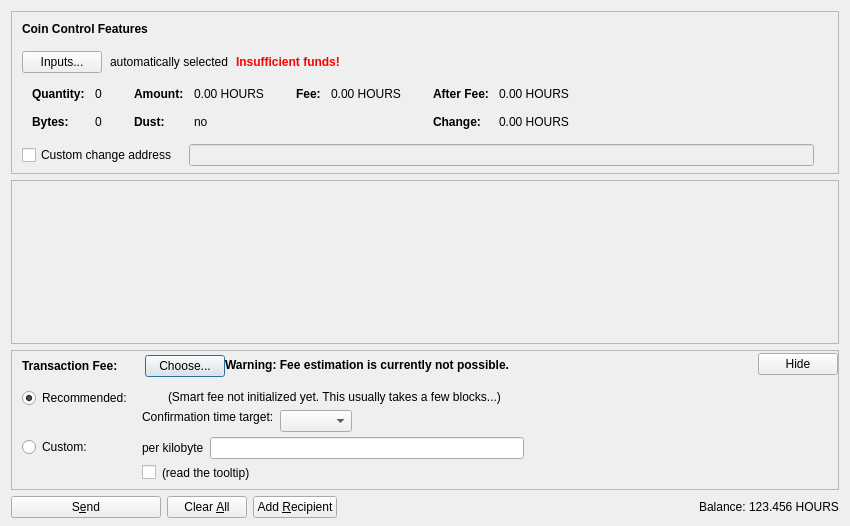
<?xml version="1.0" encoding="UTF-8"?>
<ui version="4.0">
 <class>SendCoinsDialog</class>
 <widget class="QDialog" name="SendCoinsDialog">
  <property name="geometry">
   <rect>
    <x>0</x>
    <y>0</y>
    <width>850</width>
    <height>526</height>
   </rect>
  </property>
  <property name="windowTitle">
   <string>Send Coins</string>
  </property>
  <layout class="QVBoxLayout" name="verticalLayout" stretch="0,1,0,0">
   <property name="bottomMargin">
    <number>8</number>
   </property>
   <item>
    <widget class="QFrame" name="frameCoinControl">
     <property name="sizePolicy">
      <sizepolicy hsizetype="Expanding" vsizetype="Expanding">
       <horstretch>0</horstretch>
       <verstretch>0</verstretch>
      </sizepolicy>
     </property>
     <property name="maximumSize">
      <size>
       <width>16777215</width>
       <height>16777215</height>
      </size>
     </property>
     <property name="frameShape">
      <enum>QFrame::StyledPanel</enum>
     </property>
     <property name="frameShadow">
      <enum>QFrame::Sunken</enum>
     </property>
     <layout class="QVBoxLayout" name="verticalLayoutCoinControl2">
      <property name="spacing">
       <number>0</number>
      </property>
      <property name="leftMargin">
       <number>0</number>
      </property>
      <property name="topMargin">
       <number>0</number>
      </property>
      <property name="rightMargin">
       <number>0</number>
      </property>
      <property name="bottomMargin">
       <number>6</number>
      </property>
      <item>
       <layout class="QVBoxLayout" name="verticalLayoutCoinControl" stretch="0,0,0,0,1">
        <property name="spacing">
         <number>0</number>
        </property>
        <property name="leftMargin">
         <number>10</number>
        </property>
        <property name="topMargin">
         <number>10</number>
        </property>
        <item>
         <layout class="QHBoxLayout" name="horizontalLayoutCoinControl1">
          <property name="bottomMargin">
           <number>15</number>
          </property>
          <item>
           <widget class="QLabel" name="labelCoinControlFeatures">
            <property name="sizePolicy">
             <sizepolicy hsizetype="Preferred" vsizetype="Maximum">
              <horstretch>0</horstretch>
              <verstretch>0</verstretch>
             </sizepolicy>
            </property>
            <property name="font">
             <font>
              <weight>75</weight>
              <bold>true</bold>
             </font>
            </property>
            <property name="styleSheet">
             <string notr="true">font-weight:bold;</string>
            </property>
            <property name="text">
             <string>Coin Control Features</string>
            </property>
           </widget>
          </item>
         </layout>
        </item>
        <item>
         <layout class="QHBoxLayout" name="horizontalLayoutCoinControl2" stretch="0,0,0,0">
          <property name="spacing">
           <number>8</number>
          </property>
          <property name="bottomMargin">
           <number>10</number>
          </property>
          <item>
           <widget class="QPushButton" name="pushButtonCoinControl">
            <property name="styleSheet">
             <string notr="true"/>
            </property>
            <property name="text">
             <string>Inputs...</string>
            </property>
            <property name="autoDefault">
             <bool>false</bool>
            </property>
           </widget>
          </item>
          <item>
           <widget class="QLabel" name="labelCoinControlAutomaticallySelected">
            <property name="text">
             <string>automatically selected</string>
            </property>
            <property name="margin">
             <number>5</number>
            </property>
           </widget>
          </item>
          <item>
           <widget class="QLabel" name="labelCoinControlInsuffFunds">
            <property name="font">
             <font>
              <weight>75</weight>
              <bold>true</bold>
             </font>
            </property>
            <property name="styleSheet">
             <string notr="true">color:red;font-weight:bold;</string>
            </property>
            <property name="text">
             <string>Insufficient funds!</string>
            </property>
            <property name="margin">
             <number>5</number>
            </property>
           </widget>
          </item>
          <item>
           <spacer name="horizontalSpacerCoinControl">
            <property name="orientation">
             <enum>Qt::Horizontal</enum>
            </property>
            <property name="sizeHint" stdset="0">
             <size>
              <width>40</width>
              <height>1</height>
             </size>
            </property>
           </spacer>
          </item>
         </layout>
        </item>
        <item>
         <widget class="QWidget" name="widgetCoinControl" native="true">
          <property name="sizePolicy">
           <sizepolicy hsizetype="Preferred" vsizetype="Preferred">
            <horstretch>0</horstretch>
            <verstretch>0</verstretch>
           </sizepolicy>
          </property>
          <property name="minimumSize">
           <size>
            <width>0</width>
            <height>0</height>
           </size>
          </property>
          <property name="styleSheet">
           <string notr="true"/>
          </property>
          <layout class="QHBoxLayout" name="horizontalLayoutCoinControl5">
           <property name="leftMargin">
            <number>0</number>
           </property>
           <property name="topMargin">
            <number>0</number>
           </property>
           <property name="rightMargin">
            <number>0</number>
           </property>
           <property name="bottomMargin">
            <number>0</number>
           </property>
           <item>
            <layout class="QHBoxLayout" name="horizontalLayoutCoinControl3" stretch="0,0,0,1">
             <property name="spacing">
              <number>20</number>
             </property>
             <property name="topMargin">
              <number>0</number>
             </property>
             <property name="bottomMargin">
              <number>10</number>
             </property>
             <item>
              <layout class="QFormLayout" name="formLayoutCoinControl1">
               <property name="horizontalSpacing">
                <number>10</number>
               </property>
               <property name="verticalSpacing">
                <number>14</number>
               </property>
               <property name="leftMargin">
                <number>10</number>
               </property>
               <property name="topMargin">
                <number>4</number>
               </property>
               <property name="rightMargin">
                <number>6</number>
               </property>
               <item row="0" column="0">
                <widget class="QLabel" name="labelCoinControlQuantityText">
                 <property name="font">
                  <font>
                   <weight>75</weight>
                   <bold>true</bold>
                  </font>
                 </property>
                 <property name="text">
                  <string>Quantity:</string>
                 </property>
                 <property name="margin">
                  <number>0</number>
                 </property>
                </widget>
               </item>
               <item row="0" column="1">
                <widget class="QLabel" name="labelCoinControlQuantity">
                 <property name="cursor">
                  <cursorShape>IBeamCursor</cursorShape>
                 </property>
                 <property name="contextMenuPolicy">
                  <enum>Qt::ActionsContextMenu</enum>
                 </property>
                 <property name="text">
                  <string notr="true">0</string>
                 </property>
                 <property name="margin">
                  <number>0</number>
                 </property>
                 <property name="textInteractionFlags">
                  <set>Qt::LinksAccessibleByMouse|Qt::TextSelectableByKeyboard|Qt::TextSelectableByMouse</set>
                 </property>
                </widget>
               </item>
               <item row="1" column="0">
                <widget class="QLabel" name="labelCoinControlBytesText">
                 <property name="font">
                  <font>
                   <weight>75</weight>
                   <bold>true</bold>
                  </font>
                 </property>
                 <property name="text">
                  <string>Bytes:</string>
                 </property>
                </widget>
               </item>
               <item row="1" column="1">
                <widget class="QLabel" name="labelCoinControlBytes">
                 <property name="cursor">
                  <cursorShape>IBeamCursor</cursorShape>
                 </property>
                 <property name="contextMenuPolicy">
                  <enum>Qt::ActionsContextMenu</enum>
                 </property>
                 <property name="text">
                  <string notr="true">0</string>
                 </property>
                 <property name="textInteractionFlags">
                  <set>Qt::LinksAccessibleByMouse|Qt::TextSelectableByKeyboard|Qt::TextSelectableByMouse</set>
                 </property>
                </widget>
               </item>
              </layout>
             </item>
             <item>
              <layout class="QFormLayout" name="formLayoutCoinControl2">
               <property name="horizontalSpacing">
                <number>10</number>
               </property>
               <property name="verticalSpacing">
                <number>14</number>
               </property>
               <property name="leftMargin">
                <number>6</number>
               </property>
               <property name="topMargin">
                <number>4</number>
               </property>
               <property name="rightMargin">
                <number>6</number>
               </property>
               <item row="0" column="0">
                <widget class="QLabel" name="labelCoinControlAmountText">
                 <property name="font">
                  <font>
                   <weight>75</weight>
                   <bold>true</bold>
                  </font>
                 </property>
                 <property name="text">
                  <string>Amount:</string>
                 </property>
                 <property name="margin">
                  <number>0</number>
                 </property>
                </widget>
               </item>
               <item row="0" column="1">
                <widget class="QLabel" name="labelCoinControlAmount">
                 <property name="cursor">
                  <cursorShape>IBeamCursor</cursorShape>
                 </property>
                 <property name="contextMenuPolicy">
                  <enum>Qt::ActionsContextMenu</enum>
                 </property>
                 <property name="text">
                  <string notr="true">0.00 HOURS</string>
                 </property>
                 <property name="textInteractionFlags">
                  <set>Qt::LinksAccessibleByMouse|Qt::TextSelectableByKeyboard|Qt::TextSelectableByMouse</set>
                 </property>
                </widget>
               </item>
               <item row="1" column="0">
                <widget class="QLabel" name="labelCoinControlLowOutputText">
                 <property name="font">
                  <font>
                   <weight>75</weight>
                   <bold>true</bold>
                  </font>
                 </property>
                 <property name="text">
                  <string>Dust:</string>
                 </property>
                </widget>
               </item>
               <item row="1" column="1">
                <widget class="QLabel" name="labelCoinControlLowOutput">
                 <property name="cursor">
                  <cursorShape>IBeamCursor</cursorShape>
                 </property>
                 <property name="contextMenuPolicy">
                  <enum>Qt::ActionsContextMenu</enum>
                 </property>
                 <property name="text">
                  <string notr="true">no</string>
                 </property>
                 <property name="textInteractionFlags">
                  <set>Qt::LinksAccessibleByMouse|Qt::TextSelectableByKeyboard|Qt::TextSelectableByMouse</set>
                 </property>
                </widget>
               </item>
              </layout>
             </item>
             <item>
              <layout class="QFormLayout" name="formLayoutCoinControl3">
               <property name="horizontalSpacing">
                <number>10</number>
               </property>
               <property name="verticalSpacing">
                <number>14</number>
               </property>
               <property name="leftMargin">
                <number>6</number>
               </property>
               <property name="topMargin">
                <number>4</number>
               </property>
               <property name="rightMargin">
                <number>6</number>
               </property>
               <item row="0" column="0">
                <widget class="QLabel" name="labelCoinControlFeeText">
                 <property name="font">
                  <font>
                   <weight>75</weight>
                   <bold>true</bold>
                  </font>
                 </property>
                 <property name="text">
                  <string>Fee:</string>
                 </property>
                 <property name="margin">
                  <number>0</number>
                 </property>
                </widget>
               </item>
               <item row="0" column="1">
                <widget class="QLabel" name="labelCoinControlFee">
                 <property name="cursor">
                  <cursorShape>IBeamCursor</cursorShape>
                 </property>
                 <property name="contextMenuPolicy">
                  <enum>Qt::ActionsContextMenu</enum>
                 </property>
                 <property name="text">
                  <string notr="true">0.00 HOURS</string>
                 </property>
                 <property name="textInteractionFlags">
                  <set>Qt::LinksAccessibleByMouse|Qt::TextSelectableByKeyboard|Qt::TextSelectableByMouse</set>
                 </property>
                </widget>
               </item>
              </layout>
             </item>
             <item>
              <layout class="QFormLayout" name="formLayoutCoinControl4">
               <property name="horizontalSpacing">
                <number>10</number>
               </property>
               <property name="verticalSpacing">
                <number>14</number>
               </property>
               <property name="leftMargin">
                <number>6</number>
               </property>
               <property name="topMargin">
                <number>4</number>
               </property>
               <property name="rightMargin">
                <number>6</number>
               </property>
               <item row="0" column="0">
                <widget class="QLabel" name="labelCoinControlAfterFeeText">
                 <property name="font">
                  <font>
                   <weight>75</weight>
                   <bold>true</bold>
                  </font>
                 </property>
                 <property name="text">
                  <string>After Fee:</string>
                 </property>
                 <property name="margin">
                  <number>0</number>
                 </property>
                </widget>
               </item>
               <item row="0" column="1">
                <widget class="QLabel" name="labelCoinControlAfterFee">
                 <property name="cursor">
                  <cursorShape>IBeamCursor</cursorShape>
                 </property>
                 <property name="contextMenuPolicy">
                  <enum>Qt::ActionsContextMenu</enum>
                 </property>
                 <property name="text">
                  <string notr="true">0.00 HOURS</string>
                 </property>
                 <property name="textInteractionFlags">
                  <set>Qt::LinksAccessibleByMouse|Qt::TextSelectableByKeyboard|Qt::TextSelectableByMouse</set>
                 </property>
                </widget>
               </item>
               <item row="1" column="0">
                <widget class="QLabel" name="labelCoinControlChangeText">
                 <property name="font">
                  <font>
                   <weight>75</weight>
                   <bold>true</bold>
                  </font>
                 </property>
                 <property name="text">
                  <string>Change:</string>
                 </property>
                </widget>
               </item>
               <item row="1" column="1">
                <widget class="QLabel" name="labelCoinControlChange">
                 <property name="cursor">
                  <cursorShape>IBeamCursor</cursorShape>
                 </property>
                 <property name="contextMenuPolicy">
                  <enum>Qt::ActionsContextMenu</enum>
                 </property>
                 <property name="text">
                  <string notr="true">0.00 HOURS</string>
                 </property>
                 <property name="textInteractionFlags">
                  <set>Qt::LinksAccessibleByMouse|Qt::TextSelectableByKeyboard|Qt::TextSelectableByMouse</set>
                 </property>
                </widget>
               </item>
              </layout>
             </item>
            </layout>
           </item>
          </layout>
         </widget>
        </item>
        <item>
         <layout class="QHBoxLayout" name="horizontalLayoutCoinControl4" stretch="0,0,0">
          <property name="spacing">
           <number>12</number>
          </property>
          <property name="sizeConstraint">
           <enum>QLayout::SetDefaultConstraint</enum>
          </property>
          <property name="topMargin">
           <number>5</number>
          </property>
          <property name="rightMargin">
           <number>5</number>
          </property>
          <item>
           <widget class="QCheckBox" name="checkBoxCoinControlChange">
            <property name="toolTip">
             <string>If this is activated, but the change address is empty or invalid, change will be sent to a newly generated address.</string>
            </property>
            <property name="text">
             <string>Custom change address</string>
            </property>
           </widget>
          </item>
          <item>
           <widget class="QValidatedLineEdit" name="lineEditCoinControlChange">
            <property name="enabled">
             <bool>false</bool>
            </property>
            <property name="sizePolicy">
             <sizepolicy hsizetype="Expanding" vsizetype="Fixed">
              <horstretch>0</horstretch>
              <verstretch>0</verstretch>
             </sizepolicy>
            </property>
           </widget>
          </item>
          <item>
           <widget class="QLabel" name="labelCoinControlChangeLabel">
            <property name="sizePolicy">
             <sizepolicy hsizetype="Preferred" vsizetype="Expanding">
              <horstretch>0</horstretch>
              <verstretch>0</verstretch>
             </sizepolicy>
            </property>
            <property name="minimumSize">
             <size>
              <width>0</width>
              <height>0</height>
             </size>
            </property>
            <property name="text">
             <string/>
            </property>
            <property name="margin">
             <number>3</number>
            </property>
           </widget>
          </item>
         </layout>
        </item>
        <item>
         <spacer name="verticalSpacerCoinControl">
          <property name="orientation">
           <enum>Qt::Vertical</enum>
          </property>
          <property name="sizeHint" stdset="0">
           <size>
            <width>800</width>
            <height>1</height>
           </size>
          </property>
         </spacer>
        </item>
       </layout>
      </item>
     </layout>
    </widget>
   </item>
   <item>
    <widget class="QScrollArea" name="scrollArea">
     <property name="widgetResizable">
      <bool>true</bool>
     </property>
     <widget class="QWidget" name="scrollAreaWidgetContents">
      <property name="geometry">
       <rect>
        <x>0</x>
        <y>0</y>
        <width>830</width>
        <height>104</height>
       </rect>
      </property>
      <layout class="QVBoxLayout" name="verticalLayout_2" stretch="0,1">
       <property name="leftMargin">
        <number>0</number>
       </property>
       <property name="topMargin">
        <number>0</number>
       </property>
       <property name="rightMargin">
        <number>0</number>
       </property>
       <property name="bottomMargin">
        <number>0</number>
       </property>
       <item>
        <layout class="QVBoxLayout" name="entries">
         <property name="spacing">
          <number>6</number>
         </property>
        </layout>
       </item>
       <item>
        <spacer name="verticalSpacer">
         <property name="orientation">
          <enum>Qt::Vertical</enum>
         </property>
         <property name="sizeHint" stdset="0">
          <size>
           <width>20</width>
           <height>40</height>
          </size>
         </property>
        </spacer>
       </item>
      </layout>
     </widget>
    </widget>
   </item>
   <item>
    <widget class="QFrame" name="frameFee">
     <property name="sizePolicy">
      <sizepolicy hsizetype="Expanding" vsizetype="Expanding">
       <horstretch>0</horstretch>
       <verstretch>0</verstretch>
      </sizepolicy>
     </property>
     <property name="maximumSize">
      <size>
       <width>16777215</width>
       <height>16777215</height>
      </size>
     </property>
     <property name="frameShape">
      <enum>QFrame::StyledPanel</enum>
     </property>
     <property name="frameShadow">
      <enum>QFrame::Sunken</enum>
     </property>
     <layout class="QVBoxLayout" name="verticalLayoutFee1">
      <property name="spacing">
       <number>0</number>
      </property>
      <property name="leftMargin">
       <number>0</number>
      </property>
      <property name="topMargin">
       <number>0</number>
      </property>
      <property name="rightMargin">
       <number>0</number>
      </property>
      <property name="bottomMargin">
       <number>0</number>
      </property>
      <item>
       <layout class="QVBoxLayout" name="verticalLayoutFee2" stretch="0,0,0">
        <property name="spacing">
         <number>0</number>
        </property>
        <property name="leftMargin">
         <number>10</number>
        </property>
        <property name="topMargin">
         <number>0</number>
        </property>
        <item>
         <layout class="QHBoxLayout" name="horizontalLayoutFee1">
          <property name="bottomMargin">
           <number>0</number>
          </property>
          <item>
           <layout class="QVBoxLayout" name="verticalLayoutFee7">
            <property name="spacing">
             <number>0</number>
            </property>
            <item>
             <spacer name="verticalSpacerSmartFee">
              <property name="orientation">
               <enum>Qt::Vertical</enum>
              </property>
              <property name="sizeType">
               <enum>QSizePolicy::Fixed</enum>
              </property>
              <property name="sizeHint" stdset="0">
               <size>
                <width>1</width>
                <height>4</height>
               </size>
              </property>
             </spacer>
            </item>
            <item>
             <layout class="QHBoxLayout" name="horizontalLayoutSmartFee">
              <property name="spacing">
               <number>10</number>
              </property>
              <item>
               <widget class="QLabel" name="labelFeeHeadline">
                <property name="sizePolicy">
                 <sizepolicy hsizetype="Preferred" vsizetype="Maximum">
                  <horstretch>0</horstretch>
                  <verstretch>0</verstretch>
                 </sizepolicy>
                </property>
                <property name="font">
                 <font>
                  <weight>75</weight>
                  <bold>true</bold>
                 </font>
                </property>
                <property name="styleSheet">
                 <string notr="true">font-weight:bold;</string>
                </property>
                <property name="text">
                 <string>Transaction Fee:</string>
                </property>
               </widget>
              </item>
              <item>
               <widget class="QLabel" name="labelFeeMinimized">
                <property name="text">
                 <string/>
                </property>
               </widget>
              </item>
              <item>
               <widget class="QPushButton" name="buttonChooseFee">
                <property name="text">
                 <string>Choose...</string>
                </property>
               </widget>
              </item>
             </layout>
            </item>
            <item>
             <spacer name="verticalSpacer_5">
              <property name="orientation">
               <enum>Qt::Vertical</enum>
              </property>
              <property name="sizeHint" stdset="0">
               <size>
                <width>1</width>
                <height>1</height>
               </size>
              </property>
             </spacer>
            </item>
           </layout>
          </item>
          <item>
           <widget class="QLabel" name="fallbackFeeWarningLabel">
            <property name="toolTip">
             <string>Using the fallbackfee can result in sending a transaction that will take several hours or days (or never) to confirm. Consider choosing your fee manually or wait until you have validated the complete chain.</string>
            </property>
            <property name="font">
            <font>
                <weight>75</weight>
                <bold>true</bold>
            </font>
            </property>
            <property name="text">
             <string>Warning: Fee estimation is currently not possible.</string>
            </property>
            <property name="wordWrap">
             <bool>false</bool>
            </property>
           </widget>
          </item>
          <item>
           <spacer name="horizontalSpacer_4">
            <property name="orientation">
             <enum>Qt::Horizontal</enum>
            </property>
            <property name="sizeType">
             <enum>QSizePolicy::MinimumExpanding</enum>
            </property>
            <property name="sizeHint" stdset="0">
             <size>
              <width>40</width>
              <height>20</height>
             </size>
            </property>
           </spacer>
          </item>
          <item>
           <widget class="QPushButton" name="buttonMinimizeFee">
            <property name="toolTip">
             <string>collapse fee-settings</string>
            </property>
            <property name="text">
             <string>Hide</string>
            </property>
           </widget>
          </item>
         </layout>
        </item>
        <item>
         <widget class="QFrame" name="frameFeeSelection">
          <layout class="QVBoxLayout" name="verticalLayoutFee12">
           <property name="spacing">
            <number>0</number>
           </property>
           <property name="leftMargin">
            <number>0</number>
           </property>
           <property name="topMargin">
            <number>0</number>
           </property>
           <property name="rightMargin">
            <number>0</number>
           </property>
           <property name="bottomMargin">
            <number>0</number>
           </property>
           <item>
            <layout class="QGridLayout" name="gridLayoutFee">
             <property name="topMargin">
              <number>10</number>
             </property>
             <property name="bottomMargin">
              <number>4</number>
             </property>
             <property name="horizontalSpacing">
              <number>10</number>
             </property>
             <property name="verticalSpacing">
              <number>4</number>
             </property>
             <item row="1" column="1">
              <layout class="QVBoxLayout" name="verticalLayoutFee8">
               <property name="spacing">
                <number>6</number>
               </property>
               <item>
                <layout class="QHBoxLayout" name="horizontalLayoutFee13">
                 <item>
                  <widget class="QLabel" name="labelCustomPerKilobyte">
                   <property name="toolTip">
                    <string>If the custom fee is set to 1000 satoshis and the transaction is only 250 bytes, then &quot;per kilobyte&quot; only pays 250 satoshis in fee, while &quot;total at least&quot; pays 1000 satoshis. For transactions bigger than a kilobyte both pay by kilobyte.</string>
                   </property>
                   <property name="text">
                    <string>per kilobyte</string>
                   </property>
                  </widget>
                 </item>
                 <item>
                  <widget class="BitcoinAmountField" name="customFee"/>
                 </item>
                 <item>
                  <spacer name="horizontalSpacer_6">
                   <property name="orientation">
                    <enum>Qt::Horizontal</enum>
                   </property>
                   <property name="sizeHint" stdset="0">
                    <size>
                     <width>1</width>
                     <height>1</height>
                    </size>
                   </property>
                  </spacer>
                 </item>
                </layout>
               </item>
               <item>
                <layout class="QHBoxLayout" name="horizontalLayoutFee8">
                 <item>
                  <widget class="QCheckBox" name="checkBoxMinimumFee">
                   <property name="toolTip">
                    <string>Paying only the minimum fee is just fine as long as there is less transaction volume than space in the blocks. But be aware that this can end up in a never confirming transaction once there is more demand for Hours transactions than the network can process.</string>
                   </property>
                   <property name="text">
                    <string/>
                   </property>
                  </widget>
                 </item>
                 <item>
                  <widget class="QLabel" name="labelMinFeeWarning">
                   <property name="enabled">
                    <bool>true</bool>
                   </property>
                   <property name="toolTip">
                    <string>Paying only the minimum fee is just fine as long as there is less transaction volume than space in the blocks. But be aware that this can end up in a never confirming transaction once there is more demand for Hours transactions than the network can process.</string>
                   </property>
                   <property name="text">
                    <string>(read the tooltip)</string>
                   </property>
                   <property name="margin">
                    <number>5</number>
                   </property>
                  </widget>
                 </item>
                 <item>
                  <spacer name="horizontalSpacer_2">
                   <property name="orientation">
                    <enum>Qt::Horizontal</enum>
                   </property>
                   <property name="sizeHint" stdset="0">
                    <size>
                     <width>1</width>
                     <height>1</height>
                    </size>
                   </property>
                  </spacer>
                 </item>
                </layout>
               </item>
              </layout>
             </item>
             <item row="0" column="0">
              <layout class="QVBoxLayout" name="verticalLayoutFee4" stretch="0,1">
               <item>
                <widget class="QRadioButton" name="radioSmartFee">
                 <property name="text">
                  <string>Recommended:</string>
                 </property>
                 <property name="checked">
                  <bool>true</bool>
                 </property>
                 <attribute name="buttonGroup">
                  <string notr="true">groupFee</string>
                 </attribute>
                </widget>
               </item>
               <item>
                <spacer name="verticalSpacer_2">
                 <property name="orientation">
                  <enum>Qt::Vertical</enum>
                 </property>
                 <property name="sizeHint" stdset="0">
                  <size>
                   <width>1</width>
                   <height>1</height>
                  </size>
                 </property>
                </spacer>
               </item>
              </layout>
             </item>
             <item row="1" column="0">
              <layout class="QVBoxLayout" name="verticalLayoutFee9" stretch="0,1">
               <item>
                <widget class="QRadioButton" name="radioCustomFee">
                 <property name="text">
                  <string>Custom:</string>
                 </property>
                 <attribute name="buttonGroup">
                  <string notr="true">groupFee</string>
                 </attribute>
                </widget>
               </item>
               <item>
                <spacer name="verticalSpacer_6">
                 <property name="orientation">
                  <enum>Qt::Vertical</enum>
                 </property>
                 <property name="sizeHint" stdset="0">
                  <size>
                   <width>1</width>
                   <height>1</height>
                  </size>
                 </property>
                </spacer>
               </item>
              </layout>
             </item>
             <item row="0" column="1">
              <layout class="QVBoxLayout" name="verticalLayoutFee3" stretch="0,0,1">
               <property name="spacing">
                <number>6</number>
               </property>
               <property name="topMargin">
                <number>2</number>
               </property>
               <item>
                <layout class="QHBoxLayout" name="horizontalLayoutFee12">
                 <item>
                  <widget class="QLabel" name="labelSmartFee">
                   <property name="text">
                    <string/>
                   </property>
                   <property name="margin">
                    <number>2</number>
                   </property>
                  </widget>
                 </item>
                 <item>
                  <widget class="QLabel" name="labelFeeEstimation">
                   <property name="text">
                    <string/>
                   </property>
                  </widget>
                 </item>
                 <item>
                  <widget class="QLabel" name="labelSmartFee2">
                   <property name="text">
                    <string>(Smart fee not initialized yet. This usually takes a few blocks...)</string>
                   </property>
                   <property name="margin">
                    <number>2</number>
                   </property>
                  </widget>
                 </item>
                 <item>
                  <spacer name="horizontalSpacer_5">
                   <property name="orientation">
                    <enum>Qt::Horizontal</enum>
                   </property>
                   <property name="sizeHint" stdset="0">
                    <size>
                     <width>1</width>
                     <height>1</height>
                    </size>
                   </property>
                  </spacer>
                 </item>
                </layout>
               </item>
               <item>
                <layout class="QHBoxLayout" name="horizontalLayoutFee9">
                 <item>
                  <layout class="QVBoxLayout" name="verticalLayoutFee6">
                   <item>
                    <widget class="QLabel" name="labelSmartFee3">
                     <property name="text">
                      <string>Confirmation time target:</string>
                     </property>
                     <property name="margin">
                      <number>2</number>
                     </property>
                    </widget>
                   </item>
                   <item>
                    <spacer name="verticalSpacer_3">
                     <property name="orientation">
                      <enum>Qt::Vertical</enum>
                     </property>
                     <property name="sizeHint" stdset="0">
                      <size>
                       <width>1</width>
                       <height>1</height>
                      </size>
                     </property>
                    </spacer>
                   </item>
                  </layout>
                 </item>
                 <item>
                  <layout class="QVBoxLayout" name="verticalLayoutFee5">
                   <property name="rightMargin">
                    <number>30</number>
                   </property>
                   <item>
                    <layout class="QHBoxLayout" name="horizontalLayoutConfTarget">
                     <property name="bottomMargin">
                      <number>0</number>
                     </property>
                     <item>
                      <widget class="QComboBox" name="confTargetSelector"/>
                     </item>
                     <item>
                      <spacer name="horizontalSpacerConfTarget">
                       <property name="orientation">
                        <enum>Qt::Horizontal</enum>
                       </property>
                       <property name="sizeHint" stdset="0">
                        <size>
                         <width>40</width>
                         <height>20</height>
                        </size>
                       </property>
                      </spacer>
                     </item>
                    </layout>
                   </item>
                  </layout>
                 </item>
                </layout>
               </item>
               <item>
                <spacer name="verticalSpacer_4">
                 <property name="orientation">
                  <enum>Qt::Vertical</enum>
                 </property>
                 <property name="sizeHint" stdset="0">
                  <size>
                   <width>1</width>
                   <height>1</height>
                  </size>
                 </property>
                </spacer>
               </item>
              </layout>
             </item>
            </layout>
           </item>
          </layout>
         </widget>
        </item>
        <item>
         <spacer name="verticalSpacerFee">
          <property name="orientation">
           <enum>Qt::Vertical</enum>
          </property>
          <property name="sizeHint" stdset="0">
           <size>
            <width>40</width>
            <height>5</height>
           </size>
          </property>
         </spacer>
        </item>
       </layout>
      </item>
     </layout>
    </widget>
   </item>
   <item>
    <layout class="QHBoxLayout" name="horizontalLayout">
     <item>
      <widget class="QPushButton" name="sendButton">
       <property name="minimumSize">
        <size>
         <width>150</width>
         <height>0</height>
        </size>
       </property>
       <property name="toolTip">
        <string>Confirm the send action</string>
       </property>
       <property name="text">
        <string>S&amp;end</string>
       </property>
       <property name="icon">
        <iconset resource="../bitcoin.qrc">
         <normaloff>:/icons/send</normaloff>:/icons/send</iconset>
       </property>
       <property name="autoDefault">
        <bool>false</bool>
       </property>
       <property name="default">
        <bool>false</bool>
       </property>
      </widget>
     </item>
     <item>
      <widget class="QPushButton" name="clearButton">
       <property name="sizePolicy">
        <sizepolicy hsizetype="Minimum" vsizetype="Fixed">
         <horstretch>0</horstretch>
         <verstretch>0</verstretch>
        </sizepolicy>
       </property>
       <property name="toolTip">
        <string>Clear all fields of the form.</string>
       </property>
       <property name="text">
        <string>Clear &amp;All</string>
       </property>
       <property name="icon">
        <iconset resource="../bitcoin.qrc">
         <normaloff>:/icons/remove</normaloff>:/icons/remove</iconset>
       </property>
       <property name="autoDefault">
        <bool>false</bool>
       </property>
      </widget>
     </item>
     <item>
      <widget class="QPushButton" name="addButton">
       <property name="toolTip">
        <string>Send to multiple recipients at once</string>
       </property>
       <property name="text">
        <string>Add &amp;Recipient</string>
       </property>
       <property name="icon">
        <iconset resource="../bitcoin.qrc">
         <normaloff>:/icons/add</normaloff>:/icons/add</iconset>
       </property>
       <property name="autoDefault">
        <bool>false</bool>
       </property>
      </widget>
     </item>
     <item>
      <spacer name="horizontalSpacer">
       <property name="orientation">
        <enum>Qt::Horizontal</enum>
       </property>
       <property name="sizeHint" stdset="0">
        <size>
         <width>40</width>
         <height>20</height>
        </size>
       </property>
      </spacer>
     </item>
     <item>
      <layout class="QHBoxLayout" name="horizontalLayout_2">
       <property name="spacing">
        <number>3</number>
       </property>
       <item>
        <widget class="QLabel" name="label">
         <property name="sizePolicy">
          <sizepolicy hsizetype="Preferred" vsizetype="Fixed">
           <horstretch>0</horstretch>
           <verstretch>0</verstretch>
          </sizepolicy>
         </property>
         <property name="text">
          <string>Balance:</string>
         </property>
        </widget>
       </item>
       <item>
        <widget class="QLabel" name="labelBalance">
         <property name="sizePolicy">
          <sizepolicy hsizetype="Preferred" vsizetype="Fixed">
           <horstretch>0</horstretch>
           <verstretch>0</verstretch>
          </sizepolicy>
         </property>
         <property name="cursor">
          <cursorShape>IBeamCursor</cursorShape>
         </property>
         <property name="text">
          <string notr="true">123.456 HOURS</string>
         </property>
         <property name="textInteractionFlags">
          <set>Qt::LinksAccessibleByMouse|Qt::TextSelectableByKeyboard|Qt::TextSelectableByMouse</set>
         </property>
        </widget>
       </item>
      </layout>
     </item>
    </layout>
   </item>
  </layout>
 </widget>
 <customwidgets>
  <customwidget>
   <class>QValidatedLineEdit</class>
   <extends>QLineEdit</extends>
   <header>qvalidatedlineedit.h</header>
  </customwidget>
  <customwidget>
   <class>BitcoinAmountField</class>
   <extends>QLineEdit</extends>
   <header>bitcoinamountfield.h</header>
   <container>1</container>
  </customwidget>
 </customwidgets>
 <resources>
  <include location="../bitcoin.qrc"/>
 </resources>
 <connections/>
 <buttongroups>
  <buttongroup name="groupFee"/>
 </buttongroups>
</ui>
